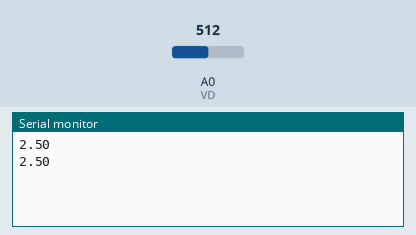
Recording of a sketch running on a simulated Arduino Uno, built with avr-gcc and run on an emulated ATmega328P. On the bench: the last lines printed to the serial monitor. The inputs (shaded band) are chosen by the test bench; at power-on: A0 (VD) = 512.

Above: at 1.8 s.
1.9 s: A0 (VD) set to 716
At 2.4 s:
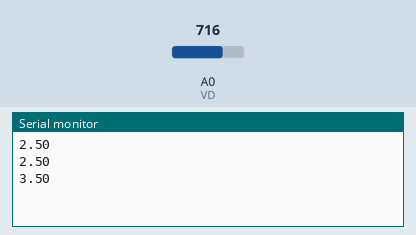
3.4 s: A0 (VD) set to 900
At 4.8 s:
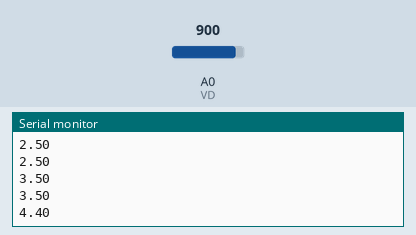
Timing chart, 0 to 6.4 s (numbered marks = the images above; inputs shaded):
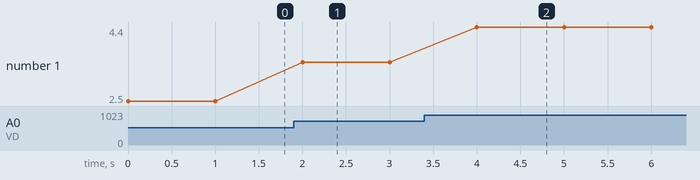

The sketch:

ch04_voltage_divider.ino
```cpp
#define SERIAL_BAUDRATE 19200
#define VD A0 // 分壓器（voltage divider）

void setup() {
  Serial.begin(SERIAL_BAUDRATE);
}
void loop() {
  // 以float()將整數轉成浮點數型別，進行浮點數運算
  float v = float(analogRead(VD)) / 1023 * 5; // 假設兩端電壓是5V
  Serial.println(v);

  delay(1000);
}
```

Measured:
- after the input at 1.9 s, the serial monitor: prints a new line after 0.10 s (image 1)
- after the input at 3.4 s, the serial monitor: prints a new line after 0.60 s (image 2)
- plotted number 1: 2.5 → 3.5 after the input at 1.9 s, 3.5 → 4.4 after the input at 3.4 s
